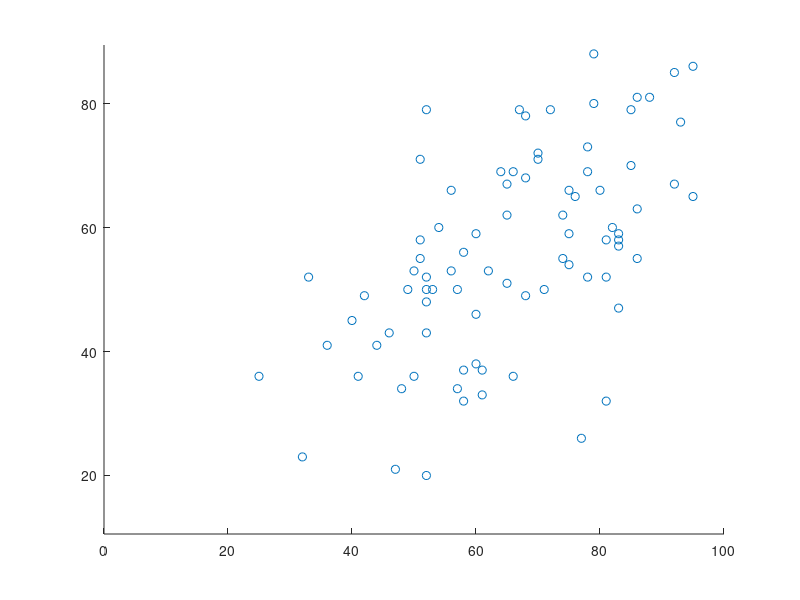

Write the MATLAB code that produced this figure. (Note: this script raises an error after producing the figure.)
%% Data Analysis
%The programmer has analysed data from the scores of midterm and final exam
%for an advanced statistics class.
%Hypothesis: Impact of cellphone use and recitation attendance on class
%performance as well as whether there is evidence that midterm and final
%term
%measure similar things.
%Assumption: The data is located in the same directory as the code and the
%grader can load the file on their own if it is in another directory.
%The data file contains four variables: Scores of midterm and final exams
%and whether students attended recitation and/or they were allowed to use
%the cell phone. Students who missed an exam were represented by nans.

%This was created on June 24, 2019 for the Coding class as Assignment 3.
%Contact: Amateur Coder
%amateurcoder99@nyu.edu


%% 0 Initialization: 
clear all %clears the workspace
close all %closes all figures
clc %clears the command window

%% Priors:
rng('shuffle') %Will be useful when using random numbers
pruningMode = 2; %Initializing pruning mode
fS = 12; %Initializing font size
tL = [0.02 0.02]; %Initializing length of tickmarks
rC = ('1.00,0.00,0.00'); %Initializing color of the regression line
rLW = 0.8; %Initializing line width for regression line
lw = 2; %Initializing line width for confidence interval

%% Load the data
load('studentGradesAdvancedStats.mat') %Loads the data into the workspace assuming that the grader has the directory open or could drag it into the workspace before running it

%% Pruning:
%The amateur coder has eliminated data participant wise as it best fit the
%tasks that were asked ahead 
iniData = [attendedRecitation, usedCell, midtermScore, finalScore]; %Arranging all of the data into one matrix
if pruningMode == 2 %When pruning mode equals 2
    cleanData = sum(isnan(iniData),2); %Counts missing values per row, over the 2nd dimension
    removenans = find(cleanData==0); %Only keep rows of students that took the exam
    validData = iniData(removenans,:); %Creating a variable that will have eliminated rows of students who skipped/missed an exam
elseif pruningMode == 1 %The coder will use this when they want to eliminate nans element wise in the future
    ARcleaned = rmmissing(attendedRecitation) %Creating a variable that is without nans 
    FScleaned = rmmissing(finalScore) %Creating a variable that is without nans 
    MScleaned = rmmissing(midtermScore) %Creating a variable that is without nans 
    UCcleaned = rmmissing(usedCell) %Creating a variable that is without nans 
end %Ending the for loop

%% Determining if there is a significant relationship between midterm and final performance

[R,P] = corrcoef(validData(:,3),validData(:,4)); %Outputs the correlation stats for both exams
%With a R of 0.6064, it would be a strong correlation which indicates that
%the performance of say student abc in the midterm was strongly correlated
%with their performance in the final term. If the student did well in the
%mid term, chances are they did well in the final term and same goes for if
%they did not perform well.

finalVSmidterm = figure; %naming our figure
scatter(validData(:,3),validData(:,4)); %commanding the plot
axis equal %keeps axis equal
box off %make the plot neater
xlim([0 100]); %setting limits for our x-axis
ax = gca; %current axes
ax.FontSize = fS; %setting fontsize to 12
ax.TickDir = 'out'; %setting the tickmarks to be directed outside
ax.TickLength = tL; %setting the length of tickmarks
title ('Correlation between Midterm and Final Scores') %Naming our graph
ylabel('Final Scores') %naming the y-axis
xlabel('Midterm Scores') %naming the x-axis
hold on %plot a regression line over the existing graph
%Regression line:
%lsline(ax)
Rline = lsline(ax); %naming our line
Rline.Color = rC; %setting color to the line
Rline.LineWidth = rLW; %setting line width
%The positive slope of the regression line indicates a positive
%relationship between mid term and final term scores. Excluding exceptions,
%students who performed better in mid term have performed better in the
%final term.


%% Data analysis

MidandFinal = [validData(:,3) validData(:,4)]; %Creating a variable that includes only the cleaned midterm and final term scores.
gradeScore = mean(MidandFinal,2); %Creating a new variable that is the result of the average of both exams 
DATA = [validData, gradeScore]; %A grand matrix that includes all our valid variables

%Paired T tests: %This was more suitable because of the type of data we had
%a) Is there an effect of cell phone use on total grade score? 
[sig_1, p_1, CI_1, tstats_1] = ttest(DATA(:,2), DATA(:,5)) %Computing the results for ttest
%The '_1' would help the coder/grader/reader to check the output for each
%ttest. 
%The significance is 1 which indicates that cell phone use did have an
%effect on total grade score. The p value of 1.08490478728695e-54
%strengthens our interpretation

%b) Is there an effect of recitation attendance on total grade score?
[sig_2, p_2, CI_2, tstats_2] = ttest(DATA(:,1), DATA(:,5)); %Computing the results for ttest
%The '_2' would help the coder/grader/reader to check the output for each
%ttest. 
%The significance is 1 which indicates that attending recitation did have an
%effect on total grade score. The p value of 6.11279947411850e-56
%strengthens our interpretation.

%c) Was one exam harder than the other one?
[sig_3, p_3, CI_3, tstats_3] = ttest(DATA(:,3), DATA(:,4)); %Computing the results for ttest
%The '_3' would help the coder/grader/reader to check the output for each
%ttest. 
%The significance is 1 which indicates that one exam was harder than the other but it is difficult to say which one from this test.
%The p value of 2.29671740043321e-06 strengthens our interpretation.



%% ANOVA
%Testing the impact of cell phone use and recitation attendance on total
%grade scores at once
[p,tbl,stats,terms] = anovan(DATA(:,5),{DATA(:,1) DATA(:,2)},'model','interaction'); %Runs a full model of anova with interaction effect
%The results suggests that there is a significant effect of cell phone use and recitation attendance on total
%grade scores individually.
%The p value of 0.0005 and 0 restrengthens our interpretation
%The interaction effect,however, shows that together cellphone use and
%recitation attendance do not have an impact on total grade score at once.

%% Mean differences and resample means
%Bootstrapped means
empiricalMeanDifference = mean(DATA(:,3)) - mean(DATA(:,4)); %Calculating mean difference
%Checking how relaible is our empirical mean difference:
numSamples = 1e5; %number of samples or bootstraps
resampledMeans = nan(numSamples,2); %preallocate a mtrix of nans
n1 = length(validData(:,3)); %length of n1
n2 = length(validData(:,4)); %length of n2
cleanedMidterm = validData(:,3); %renaming our valid mid term scores for convenience
cleanedFinalterm = validData(:,4); %renaming our valid final term scores for convenience
for ii = 1:numSamples %Resample
    index = randi(n1,[n1,1]); %use random integers from n1
resampledMidtermScores = cleanedMidterm (index); %variable that will include the random indices
resampledMeans(ii,1) = mean(resampledMidtermScores); %subsampling from the means
index = randi(n2,[n2,1]); %use random integers from n2
resampledFinalScores = cleanedFinalterm (index); %variable that will include the random indices
resampledMeans(ii,2) = mean(resampledFinalScores); %subsampling from the means
end %ending the for loop


%% Histogram

meanDifferences = resampledMeans(:,1) - resampledMeans(:,2); %Reiterating the mean difference
sortedResampledMeans = sort(meanDifferences); %sorting the means in order of magnitude
md = figure; %naming the figure
histogram(meanDifferences,101) %plotting the histogram
set(gca,'TickDir','out') %setting the tickmarks outside
box off %Make a neater graph
hold on %adding the confidence interval markers

%Confidence interval:
% Pick cutoffs
CIwidth = 95; %Initializing the CIwidth
lowerBound = (100-CIwidth)/2; %Initializing the lower boundary
upperBound = 100-lowerBound; %Initializing the upper boundary

% Find corresponding indices
lowerBoundIndex = round(lowerBound*length(sortedResampledMeans)/100); %Indices we will be using
upperBoundIndex = round(upperBound*length(sortedResampledMeans)/100); %Indices we will be using
%Reach into the SORTED (arranged by magnitude) mean differences to find the
%value of the upper and lower bound of the CI
lowerCI = sortedResampledMeans(lowerBoundIndex); %Our value of the lower CI
upperCI = sortedResampledMeans(upperBoundIndex); %Our value of the upper CI

%add those to the figure
lCI = line([lowerCI lowerCI], [min(ylim) max(ylim)]); %lower confidence interval
set(lCI,'color','r'); %setting the color red
set(lCI,'linewidth',lw); %setting linewidth
uCI = line([upperCI upperCI], [min(ylim) max(ylim)]); %upper confidence interval
set(uCI,'color','r'); %setting the color red
set(uCI,'linewidth',lw); %setting the linewidth
title('Distribution of resampled mean differences between Midterm and Final scores') %giving a title
xlabel('nth resampled mean difference in order of magnitude') %labelling x-axis
ylabel('Magnitude of the resample mean differences') %labelling y-axis
set(gca,'FontSize',fS) %setting the fontsize


%The end